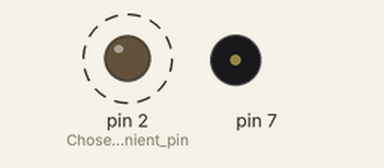
The sketch below on a simulated Arduino Uno, built with avr-gcc and run on an emulated ATmega328P. On the bench: output pins drawn as LEDs (lit = HIGH), buzzer (waves = sounding). Dashed ring = blinking.

Above: at 0.05 s.
Timing chart, 0 to 3.0 s (numbered marks = the images above):
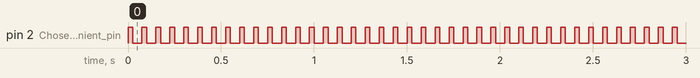

The sketch:

40Hz_Stimulation_Combined.ino
```cpp
void setup() {
  pinMode(2, OUTPUT);   // Chose most convenient pin for your set up
}

void loop() {
  int stim = 1000/40; // stimulation frequency

  digitalWrite(2, HIGH);   // turns the LED strip on at stimulation frequency
  delay(stim);
  digitalWrite(2, LOW);
  delay(stim);

  noTone(7);    // turn the tone on at stimulation frequency
  tone(7, 10000, 1); // 10kHz tone on pin 7 for 1 ms:
  delay(stim);
}
```

Measured:
- by itself, pin 2 (Chose_most_convenient_pin): alternates HIGH for 0.03 s and LOW for 0.05 s
